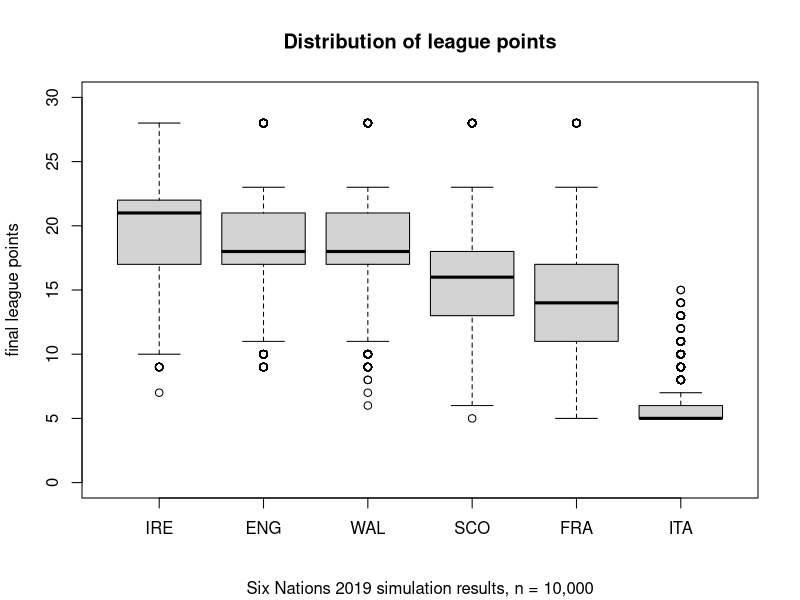
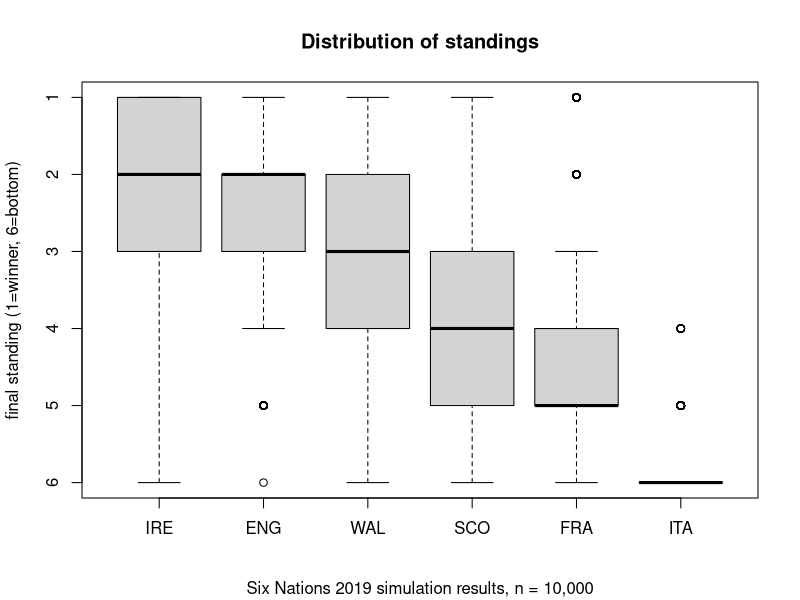
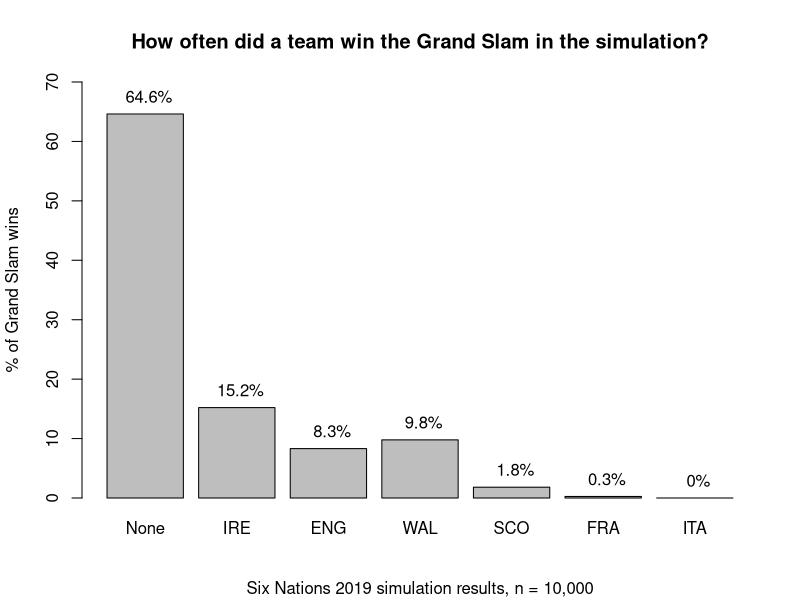
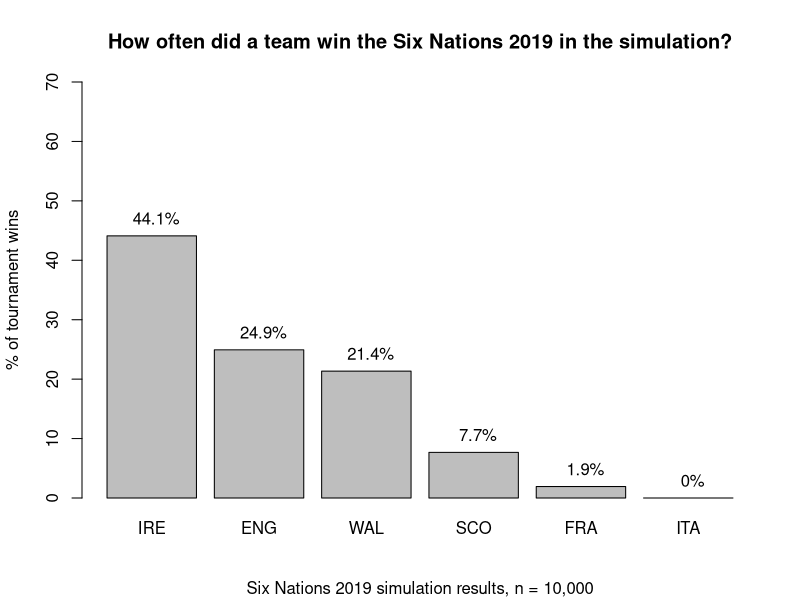
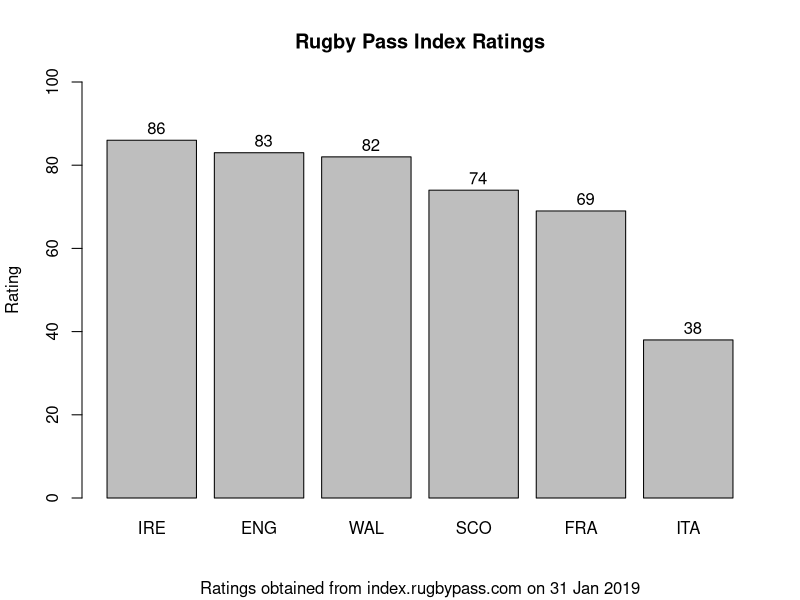
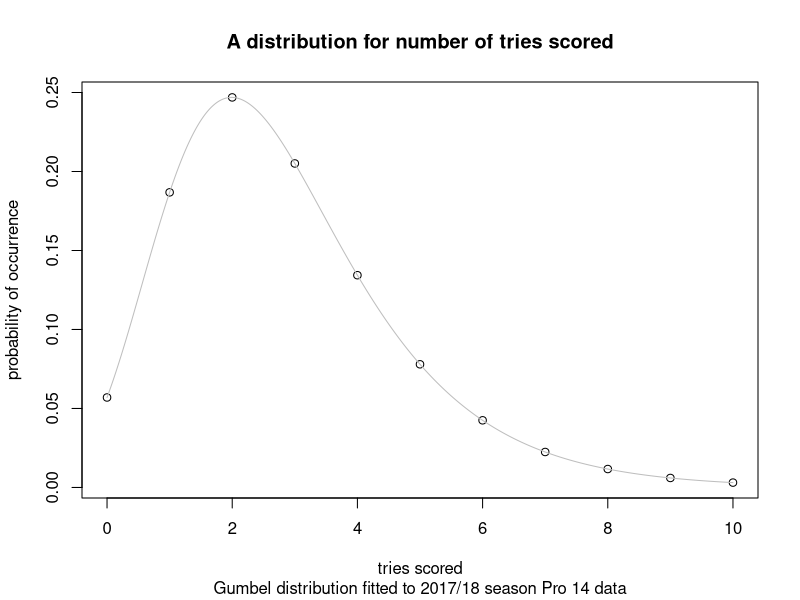
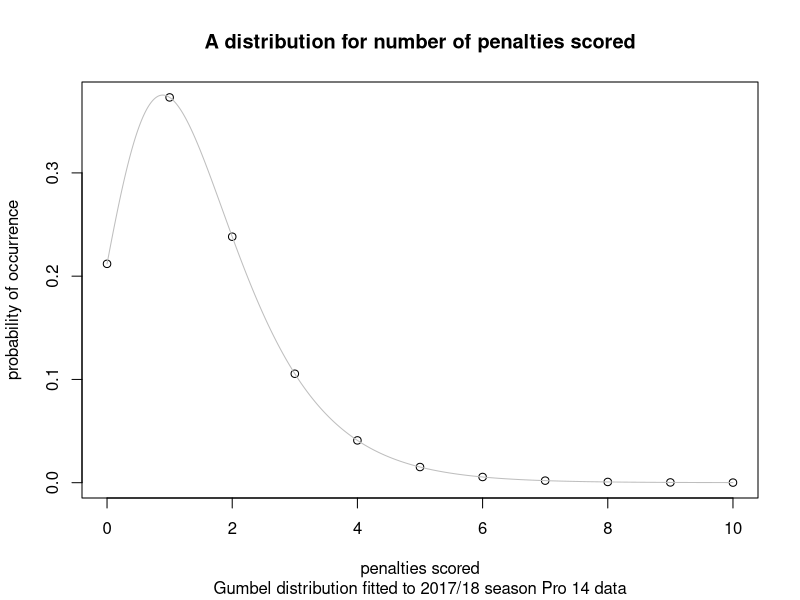

These figures' R source, in order:
library(evd)

#define the Rugby Pass Index ratings as of 31 Jan 2019, a day before tournament start
sixnations <- data.frame(team = c("IRE","ENG","SCO","WAL","FRA","ITA"),rpass = c(86,83,74,82,69,38),stringsAsFactors = FALSE)

#calculate the pwin for a given pair of teams
calculate_pair_pwin <- function(team1,team2){
rpass_diff <- sixnations[sixnations$team == team1,"rpass"]-sixnations[sixnations$team == team2,"rpass"]
home <- 50 + sign(rpass_diff) * abs(rpass_diff) + 5
home <- min(home,98)
home <- max(home,2)
away <- 100 - home
c(home,away)*0.01
}

list_of_matches <- list(c("FRA","WAL"),
                        c("SCO","ITA"),
                        c("IRE","ENG"),
                        c("SCO","IRE"),
                        c("ITA","WAL"),
                        c("ENG","FRA"),
                        c("FRA","SCO"),
                        c("WAL","ENG"),
                        c("ITA","IRE"),
                        c("SCO","WAL"),
                        c("ENG","ITA"),
                        c("IRE","FRA"),
                        c("ITA","FRA"),
                        c("WAL","IRE"),
                        c("ENG","SCO"))

#simulate 10,000 tournaments, j
for(j in 1:10000){
if(j==1) {results_df_collated <- data.frame(team = c("IRE","ENG","SCO","WAL","FRA","ITA","IREw","ENGw","SCOw","WALw","FRAw","ITAw","IREp","ENGp","SCOp","WALp","FRAp","ITAp"))}

#simulate each of the 15 matches, i
for(i in 1:15){
if(i == 1) {results_df <- data.frame(team = c("IRE","ENG","SCO","WAL","FRA","ITA","IREw","ENGw","SCOw","WALw","FRAw","ITAw","IREp","ENGp","SCOp","WALp","FRAp","ITAp"), pt = 0)}

a_teamname <- list_of_matches[i][[1]][1]
b_teamname <- list_of_matches[i][[1]][2]

ab_pwin <- calculate_pair_pwin(a_teamname,b_teamname)
a_relative_odds <- ab_pwin[1]*2
b_relative_odds <- ab_pwin[2]*2

#take a random sample from distribution fitted from Pro 14 data 2017/18 season
#scale it by the pwin
a_num_tries <- pmax(round(evd::rgumbel(1,loc = 1.99 * a_relative_odds,scale = 1.49*a_relative_odds),0),0) #number of tries scored
a_num_convs <- sum(round(runif(a_num_tries,0,1)*3/2,0)) #assumed to the dependent on num_tries but not on overall odds
a_num_pens <- pmax(round(evd::rgumbel(1,loc = 0.89 * a_relative_odds,scale = 0.98 * a_relative_odds),0),0) #number of penalties scored

b_num_tries <- pmax(round(evd::rgumbel(1,loc = 1.99 * b_relative_odds,scale = 1.49*b_relative_odds),0),0) #number of tries scored
b_num_convs <- sum(round(runif(b_num_tries,0,1)*3/2,0)) #assumed to the dependent on num_tries but not on overall odds
b_num_pens <- pmax(round(evd::rgumbel(1,loc = 0.89 * b_relative_odds,scale = 0.98 * b_relative_odds),0),0) #number of penalties scored

a_score <- a_num_tries * 5 + a_num_convs * 2 + a_num_pens * 3
b_score <- b_num_tries * 5 + b_num_convs * 2 + b_num_pens * 3

#work out who won, lost or drew
if(a_score > b_score) {a_win_flag <- 1; b_win_flag <- 0}
if(a_score == b_score) {a_win_flag <- 0.5; b_win_flag <- 0.5}
if(a_score < b_score) {a_win_flag <- 0; b_win_flag <- 1}

#did the loser get a losing bonus point?
if(a_win_flag == 0 & a_score-b_score > -7) {a_losingbp_flag <- 1} else {a_losingbp_flag <- 0}
if(b_win_flag == 0 & b_score-a_score > -7) {b_losingbp_flag <- 1} else {b_losingbp_flag <- 0}

#did the team, either winner or loser, get a 4 try bonus point?
if(a_num_tries >= 4) {a_trybp_flag <- 1} else {b_trybp_flag <- 1}
if(b_num_tries >= 4) {b_trybp_flag <- 1} else {a_trybp_flag <- 1}

##calculate the league points awarded given the match result##
a_pt <- a_win_flag * 4 + a_losingbp_flag * 1 + a_trybp_flag * 1
b_pt <- b_win_flag * 4 + b_losingbp_flag * 1 + b_trybp_flag * 1

#bring all of the results together into one column of a dataframe, ready for collation across all tournaments
#results show three things: number of tournament points, number of wins (to enable calculation of grand slams), and tournament ranking
#pt
results_df[results_df$team == a_teamname,"pt"] <- results_df[results_df$team == a_teamname,"pt"] + a_pt
results_df[results_df$team == b_teamname,"pt"] <- results_df[results_df$team == b_teamname,"pt"] + b_pt
#wins
results_df[results_df$team == paste0(a_teamname,"w"),"pt"] <- results_df[results_df$team == paste0(a_teamname,"w"),"pt"] + floor(a_win_flag)
results_df[results_df$team == paste0(b_teamname,"w"),"pt"] <- results_df[results_df$team == paste0(b_teamname,"w"),"pt"] + floor(b_win_flag)
#if a team achieved a grand slam, then they receive 3pt extra at the end
if(results_df[results_df$team == paste0(a_teamname,"w"),"pt"] == 5) {results_df[results_df$team == a_teamname,"pt"] <- results_df[results_df$team == a_teamname,"pt"] + 3}
if(results_df[results_df$team == paste0(b_teamname,"w"),"pt"] == 5) {results_df[results_df$team == b_teamname,"pt"] <- results_df[results_df$team == b_teamname,"pt"] + 3}
#ranking
if(i == 15){
rankings <- cbind(results_df[1:6,][order(results_df[1:6,'pt'],decreasing = TRUE),],pt=1:6)[,-2]
rankings$team <- paste0(rankings$team,"p")
results_df[results_df$team == "IREp",2] <- rankings[rankings$team == "IREp",2]
results_df[results_df$team == "ENGp",2] <- rankings[rankings$team == "ENGp",2]
results_df[results_df$team == "SCOp",2] <- rankings[rankings$team == "SCOp",2]
results_df[results_df$team == "WALp",2] <- rankings[rankings$team == "WALp",2]
results_df[results_df$team == "FRAp",2] <- rankings[rankings$team == "FRAp",2]
results_df[results_df$team == "ITAp",2] <- rankings[rankings$team == "ITAp",2]
}
}

#add to one tournament dataframe
results_df_collated <- cbind(results_df_collated,results_df[,2])
#progress counter
if(j %% 50 == 0) {print(j)}
}

##### analyse the results
#yet more dataframe manipulation (all of the data frame manipulation could do with a major tidy up!!)
results_working <- t(results_df_collated)
results_working <- results_working[-1,]
colnames(results_working) <- c("IRE","ENG","SCO","WAL","FRA","ITA","IREw","ENGw","SCOw","WALw","FRAw","ITAw","IREp","ENGp","SCOp","WALp","FRAp","ITAp")
rownames(results_working) <- 1:dim(results_working)[1]

#boxplot of league pts
png(filename="6N_2019_pts_boxplot_1.png",width=600,height=600)
boxplot(list(as.numeric(results_working[,1]),
          as.numeric(results_working[,2]),
          as.numeric(results_working[,4]),
          as.numeric(results_working[,3]),
          as.numeric(results_working[,5]),
          as.numeric(results_working[,6])),
        names = c("IRE","ENG","WAL","SCO","FRA","ITA"),
        main = "Distribution of league points",
        sub = "Six Nations 2019 simulation results, n = 10,000",
        ylab = "final league points",
        ylim = c(0,30))
dev.off()

#boxplot of standings
png(filename="6N_2019_std_boxplot_1.png",width=600,height=600)
boxplot(list(as.numeric(results_working[,13]),
             as.numeric(results_working[,14]),
             as.numeric(results_working[,16]),
             as.numeric(results_working[,15]),
             as.numeric(results_working[,17]),
             as.numeric(results_working[,18])),
        names = c("IRE","ENG","WAL","SCO","FRA","ITA"),
        main = "Distribution of standings",
        sub = "Six Nations 2019 simulation results, n = 10,000",
        ylab = "final standing (1=winner, 6=bottom)",
        ylim = c(6,1))
dev.off()

#barplot of Grand Slam occurrences
png(filename="6N_2019_GS_barplot_1.png",width=600,height=600)
grandslam_occurrences <- c((10000 - sum(results_working[,7:12] == " 5"))/100,
  sum(results_working[,7] == " 5")/100,
  sum(results_working[,8] == " 5")/100,
  sum(results_working[,10] == " 5")/100,
  sum(results_working[,9] == " 5")/100,
  sum(results_working[,11] == " 5")/100,
  sum(results_working[,12] == " 5")/100)

barplot(grandslam_occurrences,
names = c("None","IRE","ENG","WAL","SCO","FRA","ITA"),
main = "How often did a team win the Grand Slam in the simulation?",
ylab = "% of Grand Slam wins",
sub = "Six Nations 2019 simulation results, n = 10,000",
ylim=c(0,70)
)
text(0.75,grandslam_occurrences[1]+3,paste0(round(grandslam_occurrences[1],1),"%"),adj=c(0.5,0.5))
text(0.75+1.2*1,grandslam_occurrences[2]+3,paste0(round(grandslam_occurrences[2],1),"%"),adj=c(0.5,0.5))
text(0.75+1.2*2,grandslam_occurrences[3]+3,paste0(round(grandslam_occurrences[3],1),"%"),adj=c(0.5,0.5))
text(0.75+1.2*3,grandslam_occurrences[4]+3,paste0(round(grandslam_occurrences[4],1),"%"),adj=c(0.5,0.5))
text(0.75+1.2*4,grandslam_occurrences[5]+3,paste0(round(grandslam_occurrences[5],1),"%"),adj=c(0.5,0.5))
text(0.75+1.2*5,grandslam_occurrences[6]+3,paste0(round(grandslam_occurrences[6],1),"%"),adj=c(0.5,0.5))
text(0.75+1.2*6,grandslam_occurrences[7]+3,paste0(round(grandslam_occurrences[7],1),"%"),adj=c(0.5,0.5))
dev.off()

#barplot of victories
png(filename="6N_2019_VIC_barplot_1.png",width=600,height=600)
victory_occurrences <- c( sum(results_working[,13] == " 1")/100,
                           sum(results_working[,14] == " 1")/100,
                           sum(results_working[,16] == " 1")/100,
                           sum(results_working[,15] == " 1")/100,
                           sum(results_working[,17] == " 1")/100,
                           sum(results_working[,18] == " 1")/100)

barplot(victory_occurrences,
        names = c("IRE","ENG","WAL","SCO","FRA","ITA"),
        main = "How often did a team win the Six Nations 2019 in the simulation?",
        ylab = "% of tournament wins",
        sub = "Six Nations 2019 simulation results, n = 10,000",
        ylim=c(0,70)
)
text(0.75,victory_occurrences[1]+3,paste0(round(victory_occurrences[1],1),"%"),adj=c(0.5,0.5))
text(0.75+1.2*1,victory_occurrences[2]+3,paste0(round(victory_occurrences[2],1),"%"),adj=c(0.5,0.5))
text(0.75+1.2*2,victory_occurrences[3]+3,paste0(round(victory_occurrences[3],1),"%"),adj=c(0.5,0.5))
text(0.75+1.2*3,victory_occurrences[4]+3,paste0(round(victory_occurrences[4],1),"%"),adj=c(0.5,0.5))
text(0.75+1.2*4,victory_occurrences[5]+3,paste0(round(victory_occurrences[5],1),"%"),adj=c(0.5,0.5))
text(0.75+1.2*5,victory_occurrences[6]+3,paste0(round(victory_occurrences[6],1),"%"),adj=c(0.5,0.5))
text(0.75+1.2*6,victory_occurrences[7]+3,paste0(round(victory_occurrences[7],1),"%"),adj=c(0.5,0.5))
dev.off()


#Rugby Pass rating
png(filename="6N_2019_rpassratings_2.png",width=600,height=600)
barplot(sixnations[c(1,2,4,3,5,6),'rpass'],ylim=c(0,100),
names = c("IRE","ENG","WAL","SCO","FRA","ITA"),
main = "Rugby Pass Index Ratings",
ylab = "Rating",
sub = "Ratings obtained from index.rugbypass.com on 31 Jan 2019")
text(0.75+1.2*0,sixnations[c(1,2,4,3,5,6),'rpass'][1]+3,sixnations[c(1,2,4,3,5,6),'rpass'][1],adj=c(0.5,0.5))
text(0.75+1.2*1,sixnations[c(1,2,4,3,5,6),'rpass'][2]+3,sixnations[c(1,2,4,3,5,6),'rpass'][2],adj=c(0.5,0.5))
text(0.75+1.2*2,sixnations[c(1,2,4,3,5,6),'rpass'][3]+3,sixnations[c(1,2,4,3,5,6),'rpass'][3],adj=c(0.5,0.5))
text(0.75+1.2*3,sixnations[c(1,2,4,3,5,6),'rpass'][4]+3,sixnations[c(1,2,4,3,5,6),'rpass'][4],adj=c(0.5,0.5))
text(0.75+1.2*4,sixnations[c(1,2,4,3,5,6),'rpass'][5]+3,sixnations[c(1,2,4,3,5,6),'rpass'][5],adj=c(0.5,0.5))
text(0.75+1.2*5,sixnations[c(1,2,4,3,5,6),'rpass'][6]+3,sixnations[c(1,2,4,3,5,6),'rpass'][6],adj=c(0.5,0.5))
dev.off()

#tries distribution
png(filename="PRO14_201718_triesdistn_1.png",width=600,height=600)
plot(seq(0,10,1),evd::dgumbel(seq(0,10,1),loc = 1.99, scale = 1.49),ylab="probability of occurrence",xlab="tries scored",main="A distribution for number of tries scored",sub="Gumbel distribution fitted to 2017/18 season Pro 14 data")
lines(seq(0,10,0.01),evd::dgumbel(seq(0,10,0.01),loc = 1.99, scale = 1.49),col="grey")       #number of tries scored
dev.off()

#penalties distribution
png(filename="PRO14_201718_pensdistn_1.png",width=600,height=600)
plot(seq(0,10,1),evd::dgumbel(seq(0,10,1),loc = 0.89, scale = 0.98),ylab="probability of occurrence",xlab="penalties scored",main="A distribution for number of penalties scored",sub="Gumbel distribution fitted to 2017/18 season Pro 14 data")
lines(seq(0,10,0.01),evd::dgumbel(seq(0,10,0.01),loc = 0.89, scale = 0.98),col="grey") 
dev.off()
